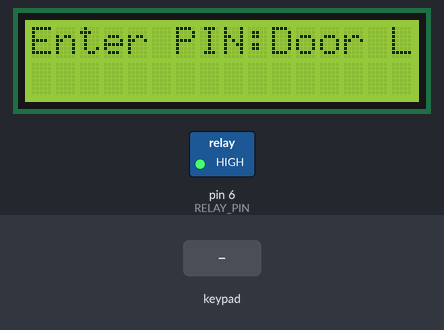
Recording of a sketch running on a simulated Arduino Uno, built with avr-gcc and run on an emulated ATmega328P. Parts: 16×2 character LCD, switched loads named in the sketch (green lamp = pin HIGH). Inputs (shaded band) come from the test bench.

Above: at 2.1 s.
At 5.2 s:
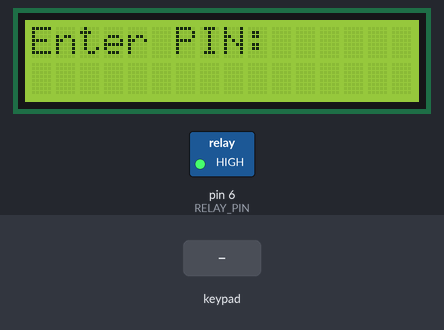
5.3 s: keypad keys 1 2 3 4 # pressed 0.4 s apart
At 7.4 s:
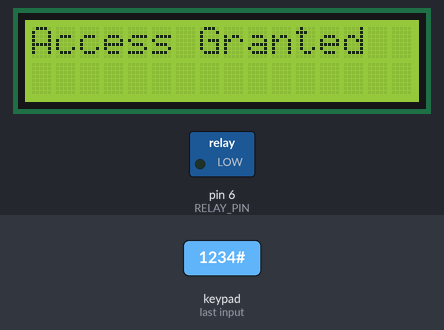
8.8 s: key '#' pressed
11.8 s: key '1' pressed
At 14.6 s:
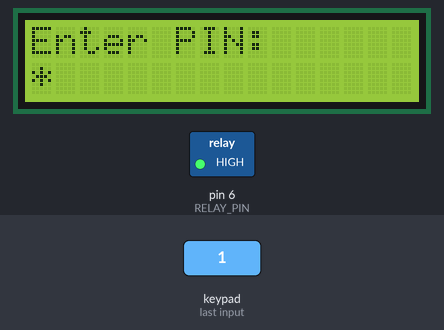
14.8 s: key '2' pressed
At 15.5 s:
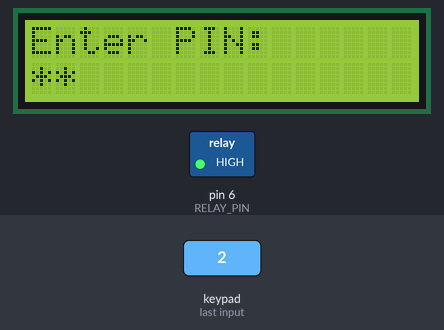
Timing chart, 0 to 17.3 s (numbered marks = the images above; inputs shaded):
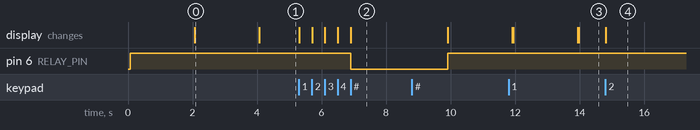

Measured:
- after the input at 5.3 s, pin 6 (RELAY_PIN): HIGH → LOW after 1.6 s; the display: first changes at once (image 2 shows a later state)
- after the input at 11.8 s, the display: first differs from a run without the input after 2.2 s (image 3)
- after the input at 14.8 s, the display: changes at once (image 4)
- what the display in image 0 shows lasts 2.0 s, from 2.1 s to 4.1 s

The sketch:

doorlocksystem.ino
```cpp
#include <LiquidCrystal.h>
#include <Keypad.h>

/* Display */
LiquidCrystal lcd(12, 11, 10, 9, 8, 7);

/* Keypad setup */
const byte KEYPAD_ROWS = 4;
const byte KEYPAD_COLS = 4;
byte rowPins[KEYPAD_ROWS] = {5, 4, 3, 2};
byte colPins[KEYPAD_COLS] = {A3, A2, A1, A0};
char keys[KEYPAD_ROWS][KEYPAD_COLS] = {
  {'1', '2', '3', 'A'},
  {'4', '5', '6', 'B'},
  {'7', '8', '9', 'C'},
  {'*', '0', '#', 'D'}
};

Keypad keypad = Keypad(makeKeymap(keys),
rowPins, colPins, KEYPAD_ROWS, KEYPAD_COLS);

/* Relay setup */
// Pin relay
const int RELAY_PIN = 6;
// Relay aktif pada level logika rendah
const bool RELAY_ACTIVE_STATE = LOW;
// Relay tidak aktif pada level logika tinggi
const bool RELAY_INACTIVE_STATE = HIGH;

/* PIN setup */
const String correctPIN = "1234"; // PIN yang benar
String enteredPIN = ""; // PIN yang dimasukkan pengguna

void setup() {
  // Inisialisasi LCD dan Relay
  lcd.begin(16, 2);
  pinMode(RELAY_PIN, OUTPUT);
  lockDoor(); // Mulai dengan pintu terkunci

  // Tampilkan pesan awal
  lcd.print("Door Lock System");
  delay(2000);
  lcd.clear();
  lcd.print("Enter PIN:");
}

void loop() {
  char key = keypad.getKey();
  if (key) {
    processInput(key);
  }
}

void processInput(char key) {
  if (key == '*') { // Reset input PIN
    enteredPIN = "";
    lcd.clear();
    lcd.print("Enter PIN:");
    return;
  }

  if (key == '#') { // Periksa PIN
    checkPIN();
    return;
  }

  // Tambahkan input ke PIN yang sedang dimasukkan
  if (enteredPIN.length() < 4) {
    enteredPIN += key;
    lcd.setCursor(enteredPIN.length() - 1, 1);
    lcd.print('*'); // Tampilkan bintang untuk keamanan
  }
}

void checkPIN() {
  lcd.clear();
  if (enteredPIN == correctPIN) {
    unlockDoor(); // Akses berhasil
  } else {
    lcd.print("Access Denied");
    delay(2000);
    lcd.clear();
    lcd.print("Enter PIN:");
  }
  enteredPIN = ""; // Reset PIN setelah dicek
}

// Matikan relay (pintu terkunci)
void lockDoor() {
  digitalWrite(RELAY_PIN, RELAY_INACTIVE_STATE);
  lcd.clear();
  lcd.print("Door Locked");
  delay(2000);
  lcd.clear();
  lcd.print("Enter PIN:");
}

// Aktifkan relay (pintu terbuka)
void unlockDoor() {
  digitalWrite(RELAY_PIN, RELAY_ACTIVE_STATE);
  lcd.clear();
  lcd.print("Access Granted");
  delay(3000); // Relay tetap aktif selama 3 detik
  lockDoor(); // Setelah 3 detik, kunci pintu kembali
}
```
